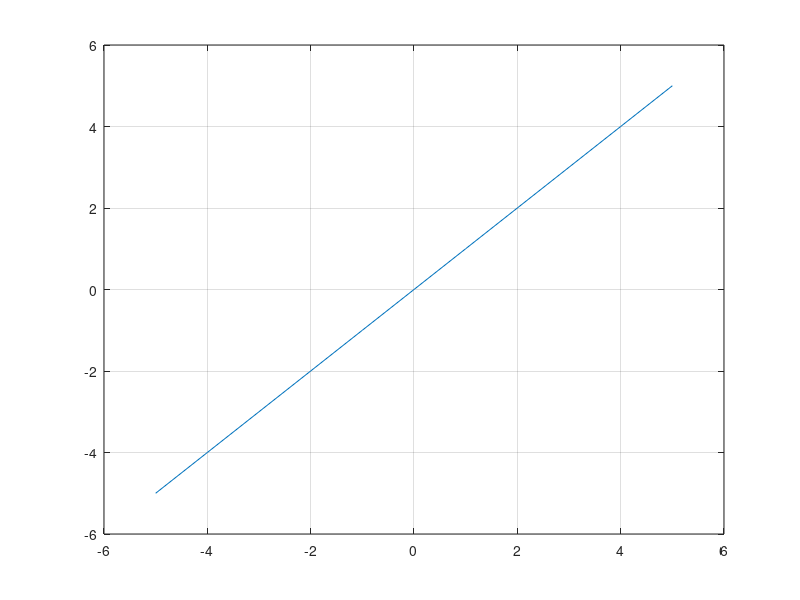

Source code (MATLAB):
% figure(1);
% 
% subplot(2,1,1);
% 
% plot(a)
% title('Random');
% 
% subplot(2,1,2);
% 
% plot(b)
% title('white noise +Random');
x=(-5:1:5);
y=x

plot(x,y)
grid on




